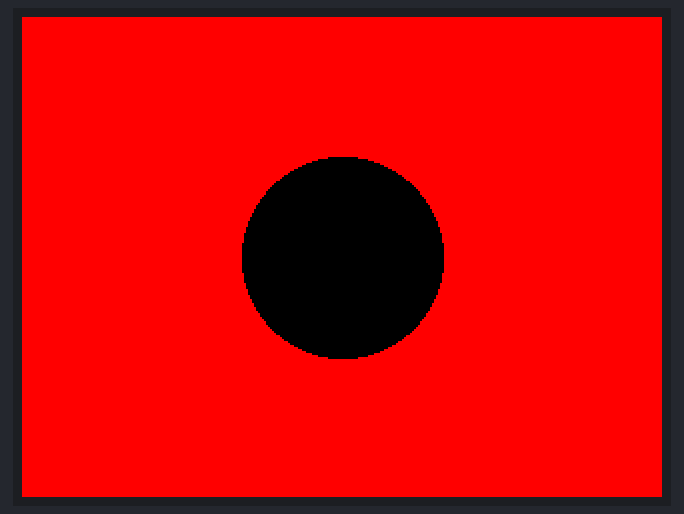
The sketch below on a simulated ESP32. Shown: 320×240 colour display.

Above: at 0.3 s.

The sketch:

WIO-Example0309.ino
```cpp
#include"TFT_eSPI.h"        // ผนวกไลบรารีของชิปควบคุมจอแสดงผล LCD
TFT_eSPI tft;               // สร้างออบเจ็กต์ชื่อ tft จากคลาส TFT_eSPI สำหรับควบคุมการแสดงผล LCD
void setup()
{
  tft.begin();              // เริ่มต้นการทำงานของจอแสดงผล LCD
  tft.setRotation(3);       // หมุนตำแหน่งการแสดงผลเป็นโหมด 3
  tft.fillScreen(TFT_RED);  // กำหนดให้แสดงสีแดงเต็มหน้าจอแสดงผล
  tft.fillCircle(160,120,50,TFT_BLACK); // วาดวงกลมสีดำทึบที่มีจุดศูนย์กลางอยู่ที่ตำแหน่ง (160,120) รัศมี 50 พิกเซล
}
void loop()
{}
```
